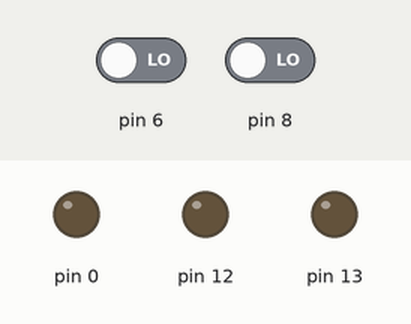
Recording of a sketch running on a simulated Arduino Uno, built with avr-gcc and run on an emulated ATmega328P. Shown: output pins drawn as LEDs (lit = HIGH). The test bench sets the inputs (shaded band); at power-on: pin 6 LOW, pin 8 LOW.

Above: at 1.2 s.
1.3 s: pin 6 driven HIGH
At 2.5 s:
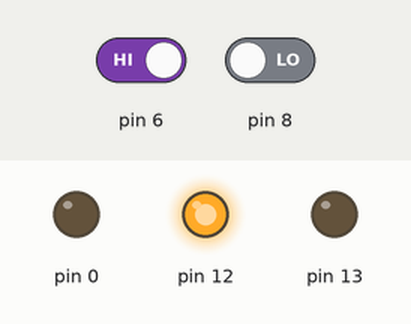
2.8 s: pin 8 driven HIGH
At 3.8 s:
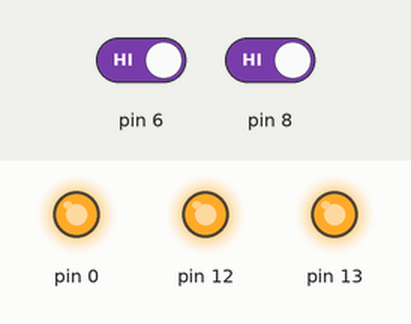
4.3 s: pin 6 driven LOW
At 5.0 s:
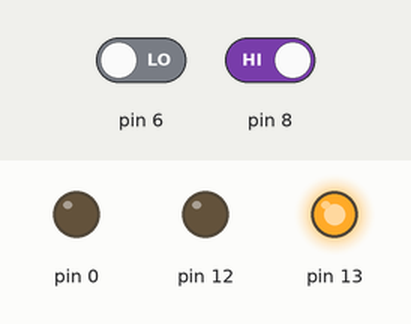
5.8 s: pin 8 driven LOW
At 6.1 s:
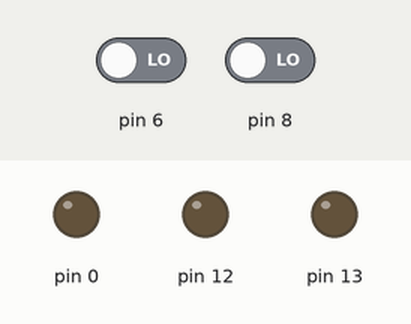
Timing chart, 0 to 8.3 s (numbered marks = the images above; inputs shaded):
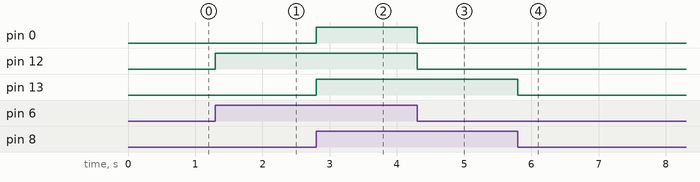

The sketch:

3led_2switch.ino
```cpp
void setup() {
 pinMode(6,INPUT);
  pinMode(12,OUTPUT);
  pinMode(8,INPUT);
  pinMode(13,OUTPUT);
  pinMode(0,OUTPUT);
}

void loop() {
  int a=digitalRead(6);
  if(a==1)
  {
    digitalWrite(12,1);
  }
  else
  {
    digitalWrite(12,0);
  }
int b=digitalRead(8);
  if(b==1)
  {
    digitalWrite(13,1);
  }
  else
  {
    digitalWrite(13,0);
  }
  if(a==1&&b==1)
  {
    digitalWrite(0,1);
  }
  else{
    digitalWrite(0,0);
  }
}
```

Measured:
- after the input at 1.3 s, pin 12: LOW → HIGH at once
- after the input at 2.8 s, pin 0, pin 13: LOW → HIGH at once
- after the input at 4.3 s, pin 0, pin 12: HIGH → LOW at once
- after the input at 5.8 s, pin 13: HIGH → LOW at once
